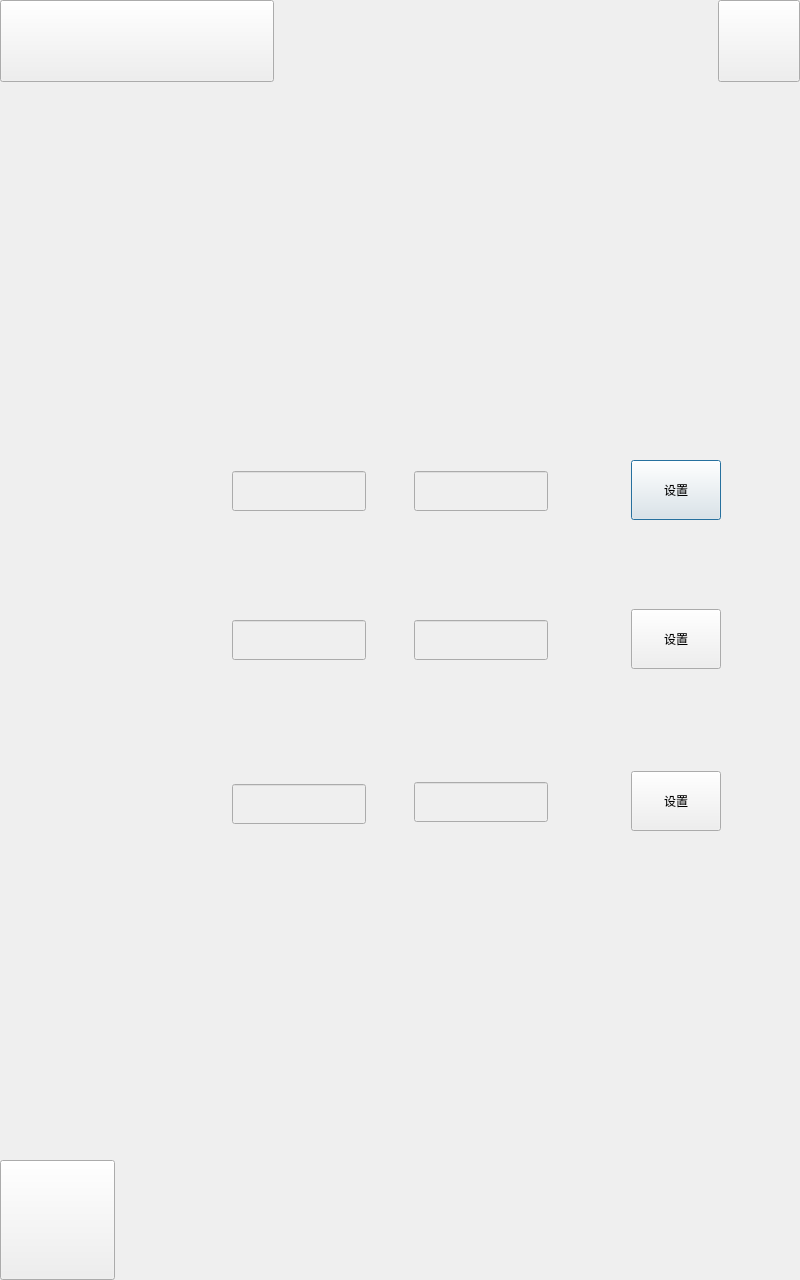
<?xml version="1.0" encoding="UTF-8"?>
<ui version="4.0">
 <class>DlgTemperatureSetting</class>
 <widget class="QDialog" name="DlgTemperatureSetting">
  <property name="geometry">
   <rect>
    <x>0</x>
    <y>0</y>
    <width>800</width>
    <height>1280</height>
   </rect>
  </property>
  <property name="windowTitle">
   <string>Dialog</string>
  </property>
  <widget class="QLineEdit" name="leReal_1">
   <property name="enabled">
    <bool>false</bool>
   </property>
   <property name="geometry">
    <rect>
     <x>232</x>
     <y>471</y>
     <width>134</width>
     <height>40</height>
    </rect>
   </property>
   <property name="font">
    <font>
     <family>Adobe 黑体 Std R</family>
     <pointsize>14</pointsize>
    </font>
   </property>
  </widget>
  <widget class="QLineEdit" name="leReal_2">
   <property name="enabled">
    <bool>false</bool>
   </property>
   <property name="geometry">
    <rect>
     <x>232</x>
     <y>620</y>
     <width>134</width>
     <height>40</height>
    </rect>
   </property>
   <property name="font">
    <font>
     <family>Adobe 黑体 Std R</family>
     <pointsize>14</pointsize>
    </font>
   </property>
  </widget>
  <widget class="QLineEdit" name="leReal_3">
   <property name="enabled">
    <bool>false</bool>
   </property>
   <property name="geometry">
    <rect>
     <x>232</x>
     <y>784</y>
     <width>134</width>
     <height>40</height>
    </rect>
   </property>
   <property name="font">
    <font>
     <family>Adobe 黑体 Std R</family>
     <pointsize>14</pointsize>
    </font>
   </property>
  </widget>
  <widget class="QLineEdit" name="le1">
   <property name="enabled">
    <bool>false</bool>
   </property>
   <property name="geometry">
    <rect>
     <x>414</x>
     <y>471</y>
     <width>134</width>
     <height>40</height>
    </rect>
   </property>
   <property name="font">
    <font>
     <family>Adobe 黑体 Std R</family>
     <pointsize>14</pointsize>
    </font>
   </property>
  </widget>
  <widget class="QLineEdit" name="le2">
   <property name="enabled">
    <bool>false</bool>
   </property>
   <property name="geometry">
    <rect>
     <x>414</x>
     <y>620</y>
     <width>134</width>
     <height>40</height>
    </rect>
   </property>
   <property name="font">
    <font>
     <family>Adobe 黑体 Std R</family>
     <pointsize>14</pointsize>
    </font>
   </property>
  </widget>
  <widget class="QLineEdit" name="le3">
   <property name="enabled">
    <bool>false</bool>
   </property>
   <property name="geometry">
    <rect>
     <x>414</x>
     <y>782</y>
     <width>134</width>
     <height>40</height>
    </rect>
   </property>
   <property name="font">
    <font>
     <family>Adobe 黑体 Std R</family>
     <pointsize>14</pointsize>
    </font>
   </property>
  </widget>
  <widget class="QPushButton" name="pushButton">
   <property name="geometry">
    <rect>
     <x>631</x>
     <y>460</y>
     <width>90</width>
     <height>60</height>
    </rect>
   </property>
   <property name="text">
    <string>设置</string>
   </property>
  </widget>
  <widget class="QPushButton" name="pushButton_2">
   <property name="geometry">
    <rect>
     <x>631</x>
     <y>609</y>
     <width>90</width>
     <height>60</height>
    </rect>
   </property>
   <property name="text">
    <string>设置</string>
   </property>
  </widget>
  <widget class="QPushButton" name="pushButton_3">
   <property name="geometry">
    <rect>
     <x>631</x>
     <y>771</y>
     <width>90</width>
     <height>60</height>
    </rect>
   </property>
   <property name="text">
    <string>设置</string>
   </property>
  </widget>
  <widget class="QPushButton" name="pbHome">
   <property name="geometry">
    <rect>
     <x>718</x>
     <y>0</y>
     <width>82</width>
     <height>82</height>
    </rect>
   </property>
   <property name="text">
    <string/>
   </property>
  </widget>
  <widget class="QPushButton" name="pbInfo">
   <property name="geometry">
    <rect>
     <x>0</x>
     <y>1160</y>
     <width>115</width>
     <height>120</height>
    </rect>
   </property>
   <property name="text">
    <string/>
   </property>
  </widget>
  <widget class="QLabel" name="labDate">
   <property name="geometry">
    <rect>
     <x>563</x>
     <y>1225</y>
     <width>237</width>
     <height>38</height>
    </rect>
   </property>
   <property name="font">
    <font>
     <pointsize>20</pointsize>
    </font>
   </property>
   <property name="text">
    <string/>
   </property>
   <property name="alignment">
    <set>Qt::AlignCenter</set>
   </property>
  </widget>
  <widget class="QLabel" name="labTime">
   <property name="geometry">
    <rect>
     <x>563</x>
     <y>1179</y>
     <width>237</width>
     <height>38</height>
    </rect>
   </property>
   <property name="font">
    <font>
     <pointsize>20</pointsize>
    </font>
   </property>
   <property name="text">
    <string/>
   </property>
   <property name="alignment">
    <set>Qt::AlignCenter</set>
   </property>
  </widget>
  <widget class="QPushButton" name="pbTitle">
   <property name="geometry">
    <rect>
     <x>0</x>
     <y>0</y>
     <width>274</width>
     <height>82</height>
    </rect>
   </property>
   <property name="text">
    <string/>
   </property>
  </widget>
 </widget>
 <resources/>
 <connections/>
</ui>
